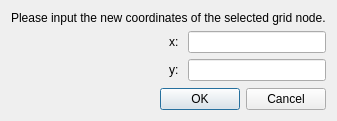
<?xml version="1.0" encoding="UTF-8"?>
<ui version="4.0">
 <class>PreProcessorGridShapeDataItem_PositionEditDialog</class>
 <widget class="QDialog" name="PreProcessorGridShapeDataItem_PositionEditDialog">
  <property name="geometry">
   <rect>
    <x>0</x>
    <y>0</y>
    <width>322</width>
    <height>121</height>
   </rect>
  </property>
  <property name="windowTitle">
   <string>Edit Grid Coordinates</string>
  </property>
  <layout class="QVBoxLayout" name="verticalLayout">
   <item>
    <widget class="QLabel" name="messageLabel">
     <property name="text">
      <string>Please input the new coordinates of the selected grid node.</string>
     </property>
    </widget>
   </item>
   <item>
    <layout class="QHBoxLayout" name="horizontalLayout">
     <item>
      <spacer name="horizontalSpacer">
       <property name="orientation">
        <enum>Qt::Horizontal</enum>
       </property>
       <property name="sizeHint" stdset="0">
        <size>
         <width>40</width>
         <height>20</height>
        </size>
       </property>
      </spacer>
     </item>
     <item>
      <layout class="QGridLayout" name="gridLayout">
       <item row="0" column="0">
        <widget class="QLabel" name="xlabel">
         <property name="text">
          <string>x: </string>
         </property>
        </widget>
       </item>
       <item row="0" column="1">
        <widget class="CoordinateEditWidget" name="x_edit"/>
       </item>
       <item row="1" column="0">
        <widget class="QLabel" name="ylabel">
         <property name="text">
          <string>y:</string>
         </property>
        </widget>
       </item>
       <item row="1" column="1">
        <widget class="CoordinateEditWidget" name="y_edit"/>
       </item>
      </layout>
     </item>
    </layout>
   </item>
   <item>
    <spacer name="verticalSpacer">
     <property name="orientation">
      <enum>Qt::Vertical</enum>
     </property>
     <property name="sizeHint" stdset="0">
      <size>
       <width>13</width>
       <height>2</height>
      </size>
     </property>
    </spacer>
   </item>
   <item>
    <widget class="QDialogButtonBox" name="buttonBox">
     <property name="orientation">
      <enum>Qt::Horizontal</enum>
     </property>
     <property name="standardButtons">
      <set>QDialogButtonBox::Cancel|QDialogButtonBox::Ok</set>
     </property>
    </widget>
   </item>
  </layout>
 </widget>
 <customwidgets>
  <customwidget>
   <class>CoordinateEditWidget</class>
   <extends>QLineEdit</extends>
   <header>guibase/widget/coordinateeditwidget.h</header>
  </customwidget>
 </customwidgets>
 <resources/>
 <connections>
  <connection>
   <sender>buttonBox</sender>
   <signal>accepted()</signal>
   <receiver>PreProcessorGridShapeDataItem_PositionEditDialog</receiver>
   <slot>accept()</slot>
   <hints>
    <hint type="sourcelabel">
     <x>248</x>
     <y>254</y>
    </hint>
    <hint type="destinationlabel">
     <x>157</x>
     <y>274</y>
    </hint>
   </hints>
  </connection>
  <connection>
   <sender>buttonBox</sender>
   <signal>rejected()</signal>
   <receiver>PreProcessorGridShapeDataItem_PositionEditDialog</receiver>
   <slot>reject()</slot>
   <hints>
    <hint type="sourcelabel">
     <x>316</x>
     <y>260</y>
    </hint>
    <hint type="destinationlabel">
     <x>286</x>
     <y>274</y>
    </hint>
   </hints>
  </connection>
 </connections>
</ui>
